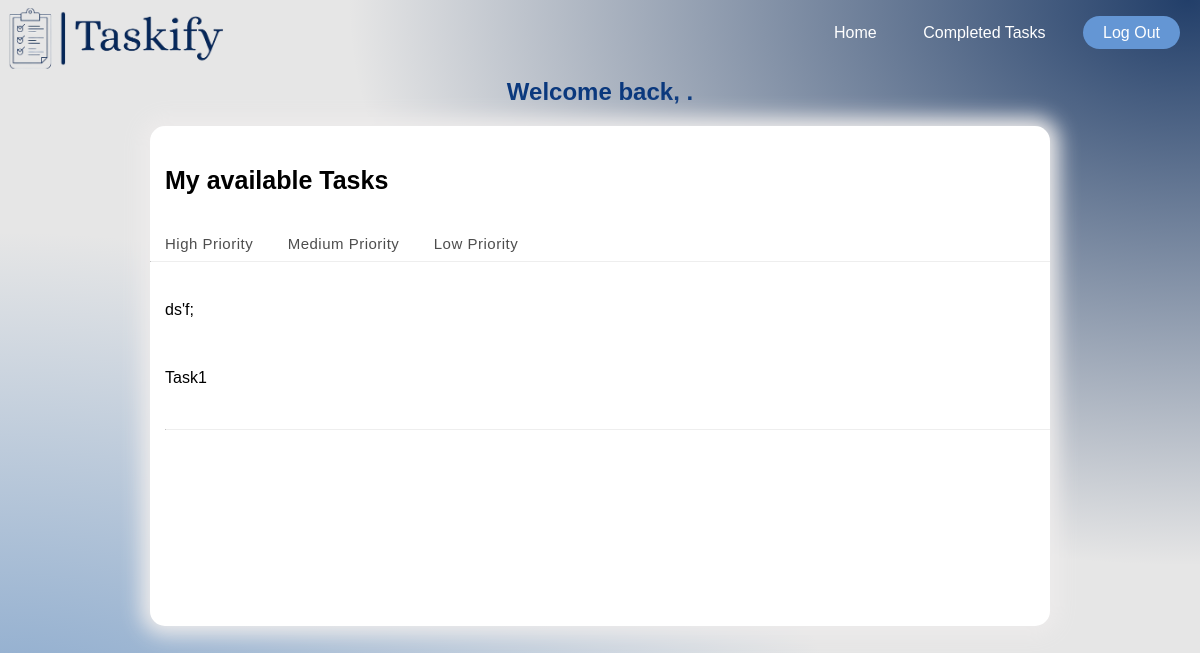
The page /availableTasks/ on the database as committed earlier.
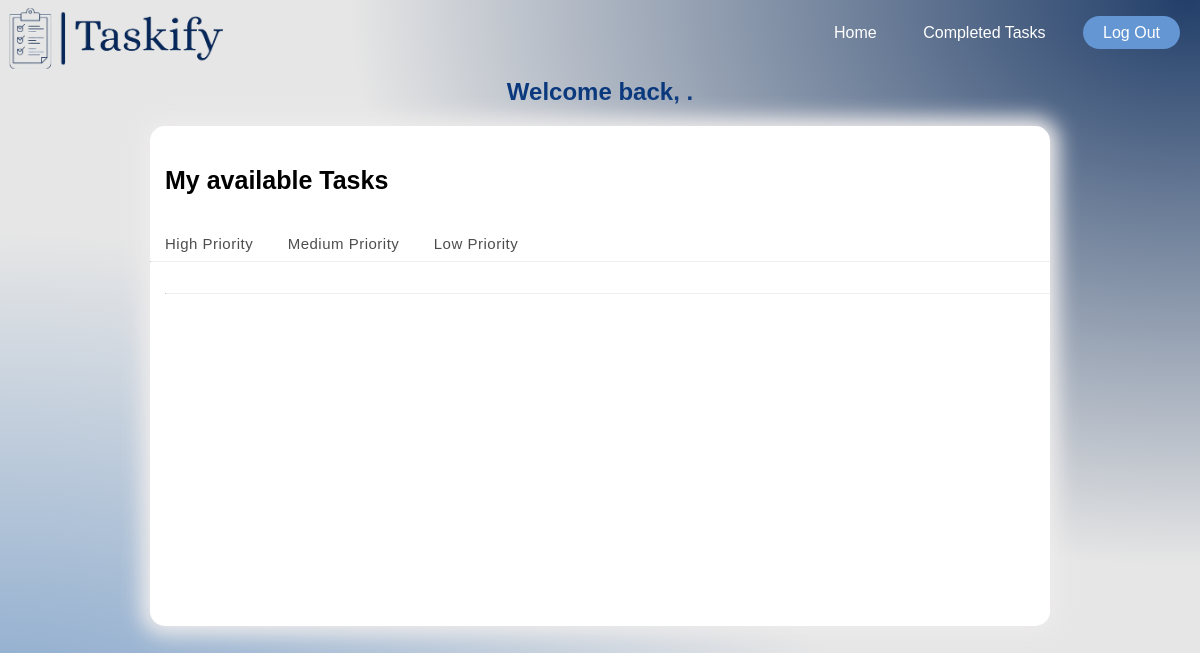
The same page on the database as committed later.
### tasks/models.py (models this page shows, shortened)
class Task(models.Model):
    Taskiid = models.IntegerField(null=True)
    title = models.CharField(max_length=55,null=True)
    teacher = models.CharField(max_length=55,null=True)
    choose = models.CharField(max_length=6, choices=x,null=True)
    Description = models.TextField(max_length=160, blank=True, null=True)
    admin = models.CharField(max_length=15,null=True)
    completed = models.BooleanField(default=False,null=True)

### availableTasks/views.py (the view)
# urls.py: path('availableTasks/',views.availableTasks),
def availableTasks(request):
    task=Task.objects.filter(completed=False)
    return render(request,'availableTasks.html',{'task':task})

### availableTasks/templates/availableTasks.html (shortened to what this page needs)
{%block content%}
{%load static%}
<link rel="stylesheet" href="{%static 'css/AdminHome.css' %}">
<!doctype html>
<html>
<head>
</head>
<body>
    <div class="nav">
        <img src="{% static 'images/result1.png' %}" class="logo">
        <div class="buttons">
            <ul>
                <li><a class="nav-link" href="/availableTasks/">Home</a></li>
                <li><a class="nav-link" href="/completed/">Completed Tasks</a></li>
                <li><a class="log-link" href="..\Home page\school.html">Log Out</a></li>
            </ul>
        </div>
    </div>
    <header>
        <h2 style="text-align: center;color:#0a387d"> Welcome back, .</h2>
    </header>
    <div class="table">
        <h3 class="thead"> My available Tasks</h3>
<nav>
    <a href="#"class="links" onclick="upcoming()">High Priority</a>
    <a href = "#"class="links" onclick="overdue()">Medium Priority</a>
    <a href="#"class="links" onclick="completed()">Low Priority</a>
        </nav>
        <hr>
        <div class="tasks">
        <div id="upcom" class="st">
            {% for task in task %}
            {% if task.choose == 'High' and task.completed == False %}
            <p><a href="{% url 'available_task_detail' task.id %}">{{ task.title }}</a></p>
            <br>
            {% endif %}
        {% endfor %}
            <hr>
         </div>
        </div>
    </div>
{%load static%}
</body>
</html>
{%endblock content%}

### project/static/css/AdminHome.css (style rules this page uses)
body { font-family: Arial, Helvetica, sans-serif; display: flex; flex-direction: column; background-color:hsla(0,0%,90%,1); background-image: radial-gradient(at 99% 0%, hsla(216,89%,18%,0.87) 0px, transparent 50%), radial-gradient(at 0% 99%, hsla(212,42%,64%,1) 0px, transparent 50%); background-position: center; background-attachment: fixed; background-size: cover; }
.logo { position: absolute; height:auto; left: 0px; width: 230px; padding-top: 15px; }
.nav { display: flex; width: 100%; align-items: center; }
.buttons { padding-inline-start: 0px; list-style: none; flex:1; text-align: right; }
.nav ul li { display:inline; margin:6px; }
a { text-decoration: none; }
.nav ul li .nav-link { border-radius: 30px; font-family:Arial, Helvetica, sans-serif; padding: 15px 15px; color: #fff; }
.log-link { text-decoration: none; padding: 8px 20px; margin: 6px; border-radius: 20px; transition: background-color 0.3 ease; color: #fff; background-color: #6496d4; }
.table { width:900px; height:500px; margin :auto; border-radius: 15px; position: relative; box-shadow: 0 0 20px 9px rgb(237, 235, 235); align-items: center; background-color: white; overflow: hidden; }
.thead { color:#000; padding:15px; font-size: 25px; ; }
.links { padding: 0 15px ; margin:auto; color:#000000b2; cursor: pointer; background-color: transparent; border: 0; outline: none; position: relative; letter-spacing: 0.5px; font-size: 15px; }
.links:after { content:""; position :absolute; background-color:#6496d4 ; height: 3px; width:0; left:0; bottom:-10px; transition: 0.3s; }
.tasks { padding:15px; display:inline-block; }
.st { width: 100%; transition: 1s; position: absolute; }
#upcom { left:15px }
hr { border-top: #ffffffab; }

Rows that differ between the two databases and show on the page:
removed Task: title "ds'f;"
removed Task: title "Task1"
